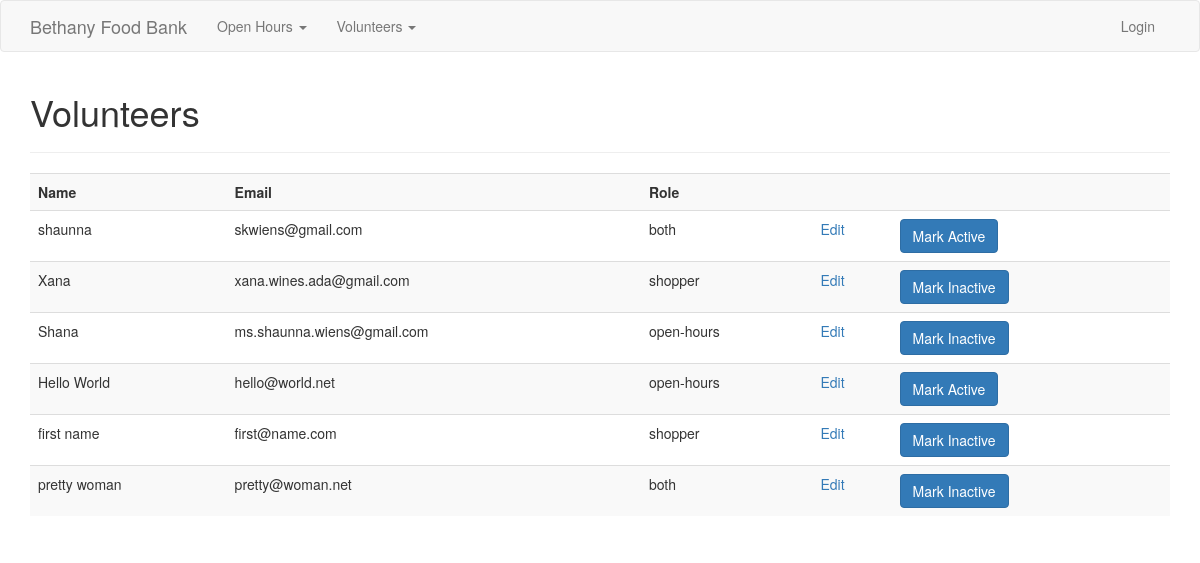
/volunteers/, run on an earlier commit of the app's database.
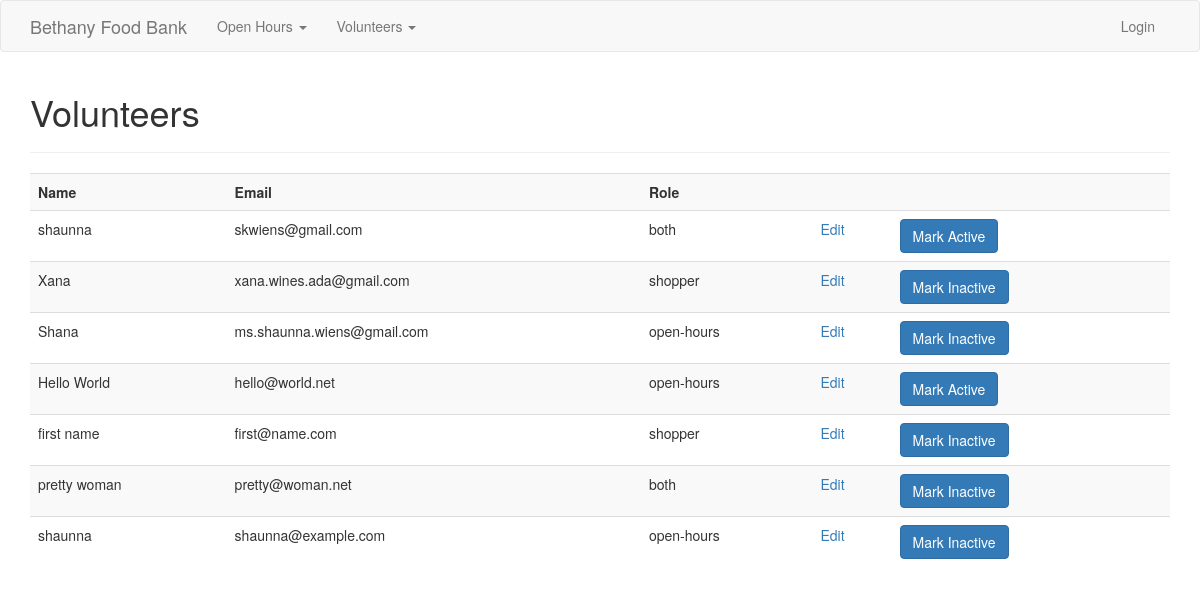
And on a later commit of the database.
### app/models.py (models this page shows, shortened)
class Volunteer(db.Model):
    id = db.Column(db.Integer(), primary_key=True)
    name = db.Column(db.String(100), unique=True)
    role = db.Column(db.String(50))
    email = db.Column(db.String(255), nullable=False)
    active = db.Column(db.Boolean)
    openhours = db.relationship('Openhour', secondary=openhour_volunteers, backref='ohvolunteers', lazy='subquery')
    openhour_shoppers = db.relationship('Openhour', secondary=openhour_shoppers, backref='ohshoppers', lazy='subquery')
    notes = db.relationship('Note', backref='openhour', lazy=True)

### app/volunteers/views.py (the view)
@volunteers_blueprint.route('/', methods=['GET', 'POST'])
def volunteers():
    if request.method == 'POST':
        print('receiving post')
        volid = request.form['id']
        volunteer = Volunteer.query.get(volid)
        if request.form['submit'] == 'Mark Active':
            volunteer.active = True
            flash('Volunteer %s status changed to Active' % volunteer.name, 'success')
        elif request.form['submit'] == 'Mark Inactive':
            volunteer.active = False
            flash('Status of %s changed to Inactive' % volunteer.name, 'success')
        db.session.commit()
        return redirect(url_for('volunteers.volunteers'))
    elif request.method == 'GET':
        volunteers = Volunteer.query.all()
        if volunteers:
            return render_template('volunteers.html', volunteers=volunteers)
        else:
            msg = 'No Volunteers Found'
            return render_template('volunteers.html', msg=msg)

### app/volunteers/templates/volunteers.html (shortened to what this page needs)
{% extends 'layout.html' %}
{% block body %}
  <h1>Volunteers</h1>
  <hr>
  <table class="table table-striped">
    <tr>
      <th>Name</th>
      <th>Email</th>
      <th>Role</th>
      <th></th>
      <th></th>
      <th></th>
    </tr>
    {% for volunteer in volunteers %}
      <tr>
        <td>{{ volunteer.name }}</td>
        <td>{{ volunteer.email }}</td>
        <td>{{ volunteer.role }}</td>
        <td><a href="{{volunteer.id}}/edit">Edit</a></td>
        <td>
          <form action="" method="POST">
            {% if volunteer.active == True %}
              <input class="btn btn-primary" type="submit" name="submit" value="Mark Inactive" data={{volunteer.id}}/>
            {% else %}
              <input class="btn btn-primary" type="submit" name="submit" value="Mark Active" data={{volunteer.id}}/>
            {% endif %}
          </form>
        </td>
        <td></td>
      </tr>
    {% endfor %}
  </table>
{% endblock %}

### app/templates/layout.html (shortened to what this page needs)
<!DOCTYPE html>
<html>
  <head>
    <link rel="stylesheet" href="https://maxcdn.bootstrapcdn.com/bootstrap/3.3.7/css/bootstrap.min.css"/>
  </head>
  <body>
    {% include 'includes/_navbar.html' %}
    <div class="container">
      {% block body %}{% endblock %}
    </div>
  </body>
</html>

### app/templates/includes/_navbar.html (shortened to what this page needs)
<nav class="navbar navbar-default">
  <div class="container">
    <div class="navbar-header">
      <a class="navbar-brand" href="/">Bethany Food Bank</a>
    </div>
    <div class="collapse navbar-collapse" id="myNavbar">
      <ul class="nav navbar-nav">
        <li class="dropdown">
          <a class="dropdown-toggle" data-toggle="dropdown" href="#">Open Hours <span class="caret"></span></a>
        </li>
        <li class="dropdown">
          <a class="dropdown-toggle" data-toggle="dropdown" href="#">Volunteers <span class="caret"></span></a>
        </li>
      </ul>
      <ul class="nav navbar-nav navbar-right">
        {% if session.user %}
          <li><a href="/logout">Logout</a></li>
        {% else %}
          <li><a href="/user_login">Login</a></li>
        {% endif %}
      </ul>
    </div>
  </div>
</nav>

What changed in the data, as far as the page shows it:
added Volunteer: name "shaunna", email "shaunna@example.com", role "open-hours"
